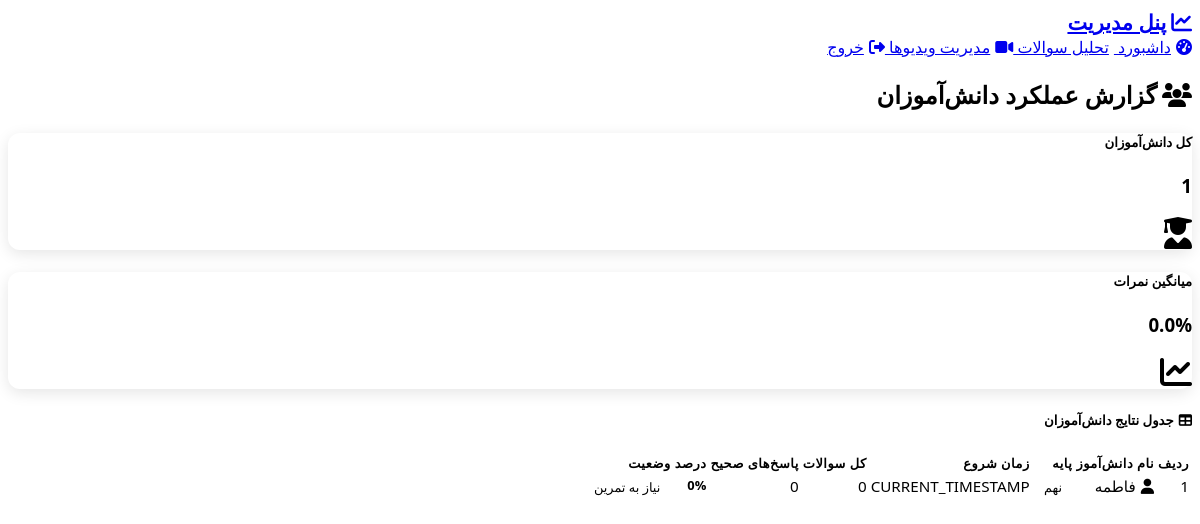
Before: /admin/dashboard (signed in) with the older database file.
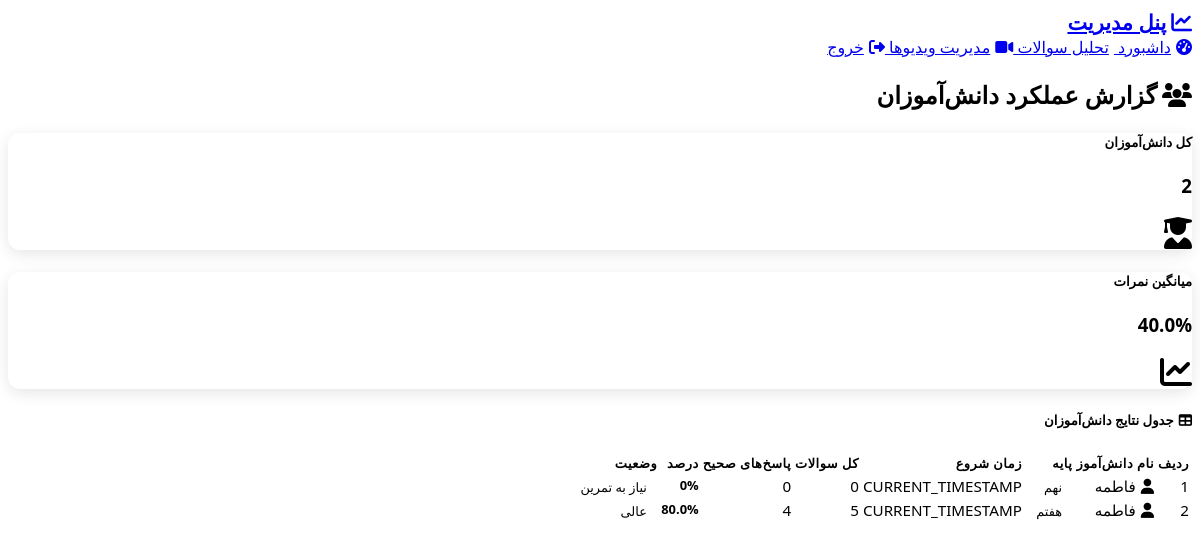
After: the same page with the newer database file.
### models.py (models this page shows, shortened)
class Student(db.Model):
    __tablename__ = 'students'
    id = db.Column(db.Integer, primary_key=True)
    student_name = db.Column(db.String(100), nullable=False)
    student_grade = db.Column(db.String(50), nullable=False)
    session_start_time = db.Column(db.String(50), nullable=False)
    answers = db.relationship('StudentAnswer', backref='student', lazy=True)

### app.py (the view)
    def decorated_function(*args, **kwargs):
        if not session.get('admin_logged_in'):
            return redirect(url_for('admin_login'))
        return f(*args, **kwargs)

### app.py (called while the page is built)
def admin_required(f):
    def decorated_function(*args, **kwargs):
        if not session.get('admin_logged_in'):
            return redirect(url_for('admin_login'))
        return f(*args, **kwargs)
    decorated_function.__name__ = f.__name__
    return decorated_function

@app.route('/admin/dashboard')
@admin_required
def admin_dashboard():
    students = Student.query.all()
    student_stats = []
    for student in students:
        answers = StudentAnswer.query.filter_by(student_id=student.id).all()
        total_answers = len(answers)
        correct_answers = sum(1 for a in answers if a.is_correct)
        percentage = (correct_answers / total_answers * 100) if total_answers > 0 else 0
        student_stats.append({
            'id': student.id,
            'name': student.student_name,
            'grade': student.student_grade,
            'start_time': student.session_start_time,
            'total_questions': total_answers,
            'correct_answers': correct_answers,
            'percentage': round(percentage, 1)
        })
    return render_template('admin/dashboard.html', students=student_stats)

### templates/admin/dashboard.html (shortened to what the changed rows need)
{% extends "base.html" %}
{% block content %}
<div class="container-fluid">
    <div class="row mb-4">
        <div class="col">
            <h2>
                <i class="fas fa-users me-2"></i>گزارش عملکرد دانش‌آموزان
            </h2>
        </div>
    </div>
    <div class="row mb-4">
        <div class="col-md-3 mb-3">
            <div class="card bg-primary text-white">
                <div class="card-body">
                    <div class="d-flex align-items-center">
                        <div class="flex-grow-1">
                            <h5 class="card-title">کل دانش‌آموزان</h5>
                            <h3 class="mb-0">{{ students|length }}</h3>
                        </div>
                    </div>
                </div>
            </div>
        </div>
        <div class="col-md-3 mb-3">
            <div class="card bg-success text-white">
                <div class="card-body">
                    <div class="d-flex align-items-center">
                        <div class="flex-grow-1">
                            <h5 class="card-title">میانگین نمرات</h5>
                            <h3 class="mb-0">
                                {% if students %}
                                    {{ "%.1f"|format(students|map(attribute='percentage')|list|sum / students|length) }}%
                                {% else %}
                                    0%
                                {% endif %}
                            </h3>
                        </div>
                    </div>
                </div>
            </div>
        </div>
    </div>
    <div class="card border-0 shadow-sm">
        <div class="card-body">
            {% if students %}
            <div class="table-responsive">
                <table class="table table-hover">
                    <thead class="table-dark">
                        <tr>
                            <th>ردیف</th>
                            <th>نام دانش‌آموز</th>
                            <th>پایه</th>
                            <th>زمان شروع</th>
                            <th>کل سوالات</th>
                            <th>پاسخ‌های صحیح</th>
                            <th>درصد</th>
                            <th>وضعیت</th>
                        </tr>
                    </thead>
                    <tbody>
                        {% for student in students %}
                        <tr>
                            <td>{{ loop.index }}</td>
                            <td>
                                <i class="fas fa-user me-2"></i>{{ student.name }}
                            </td>
                            <td>
                                <span class="badge bg-info">{{ student.grade }}</span>
                            </td>
                            <td>{{ student.start_time }}</td>
                            <td>{{ student.total_questions }}</td>
                            <td>{{ student.correct_answers }}</td>
                            <td>
                                <div class="progress" style="height: 20px;">
                                    <div class="progress-bar
                                        {% if student.percentage >= 80 %}bg-success
                                        {% elif student.percentage >= 60 %}bg-warning
                                        {% else %}bg-danger
                                        {% endif %}"
                                         role="progressbar"
                                         style="width: {{ student.percentage }}%"
                                         aria-valuenow="{{ student.percentage }}"
                                         aria-valuemin="0"
                                         aria-valuemax="100">
                                        {{ student.percentage }}%
                                    </div>
                                </div>
                            </td>
                            <td>
                                {% if student.percentage >= 80 %}
                                    <span class="badge bg-success">عالی</span>
                                {% elif student.percentage >= 60 %}
                                    <span class="badge bg-warning">متوسط</span>
                                {% else %}
                                    <span class="badge bg-danger">نیاز به تمرین</span>
                                {% endif %}
                            </td>
                        </tr>
                        {% endfor %}
                    </tbody>
                </table>
            </div>
            {% else %}
            <div class="text-center py-5">
                <i class="fas fa-users-slash fa-3x text-muted mb-3"></i>
                <h5 class="text-muted">هنوز دانش‌آموزی آزمون نداده است</h5>
                <p class="text-muted">زمانی که دانش‌آموزان شروع به آزمون کردن، نتایج آن‌ها در اینجا نمایش داده خواهد شد.</p>
            </div>
            {% endif %}
        </div>
    </div>
</div>
{% endblock %}

Changed rows visible on the page:
added Student: name "فاطمه", grade "هفتم", start_time "CURRENT_TIMESTAMP", total_questions "5", correct_answers "4", percentage "80.0", shows "عالی"
Other visible differences:
{{ students|length }}: "1" → "2"
text no longer shown: "0.0"
text now shown: "40.0"
